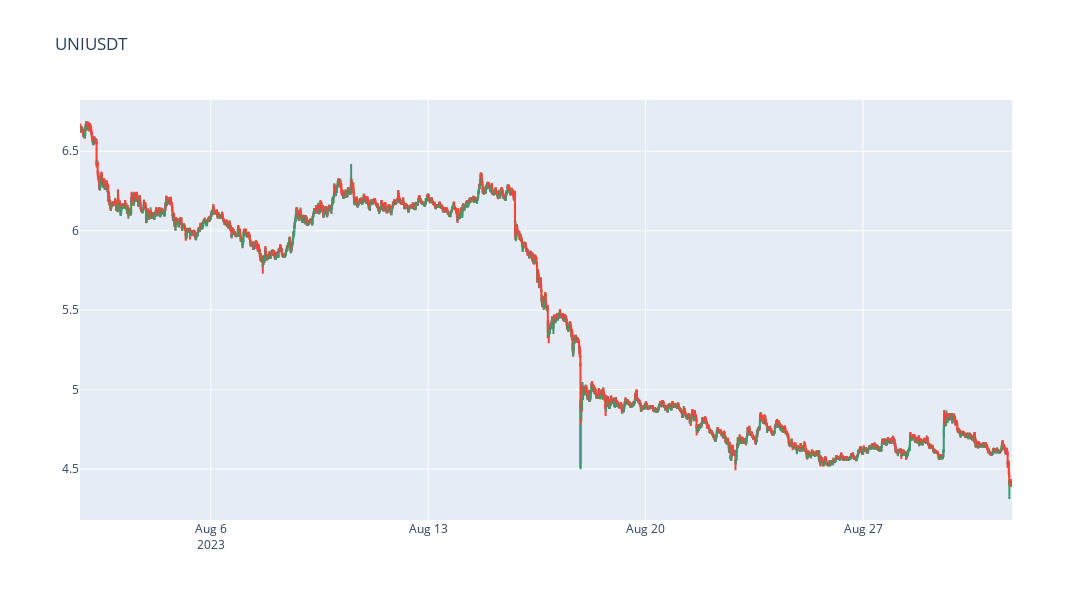

Write notebook code for a chart like this one.
### Code cell
symbol = 'UNIUSDT'

fig = plot_candlestick(symbol, symbol_dataframes[symbol])
fig.show()

### Figure 1 — Plotly figure (JSON) as saved in the notebook; plotly's stock layout.template omitted (floating-point values rounded to 4 significant figures; data arrays with more than 128 entries replaced by an {"elided": "..."} marker saying what was removed)
{"data": [{"close": {"elided": "8640 float values"}, "high": {"elided": "8640 float values"}, "low": {"elided": "8640 float values"}, "open": {"elided": "8640 float values"}, "type": "candlestick", "x": {"elided": "8640 str values"}}], "layout": {"height": 600, "title": {"text": "UNIUSDT"}, "width": 1200, "xaxis": {"rangeslider": {"visible": false}}}}
